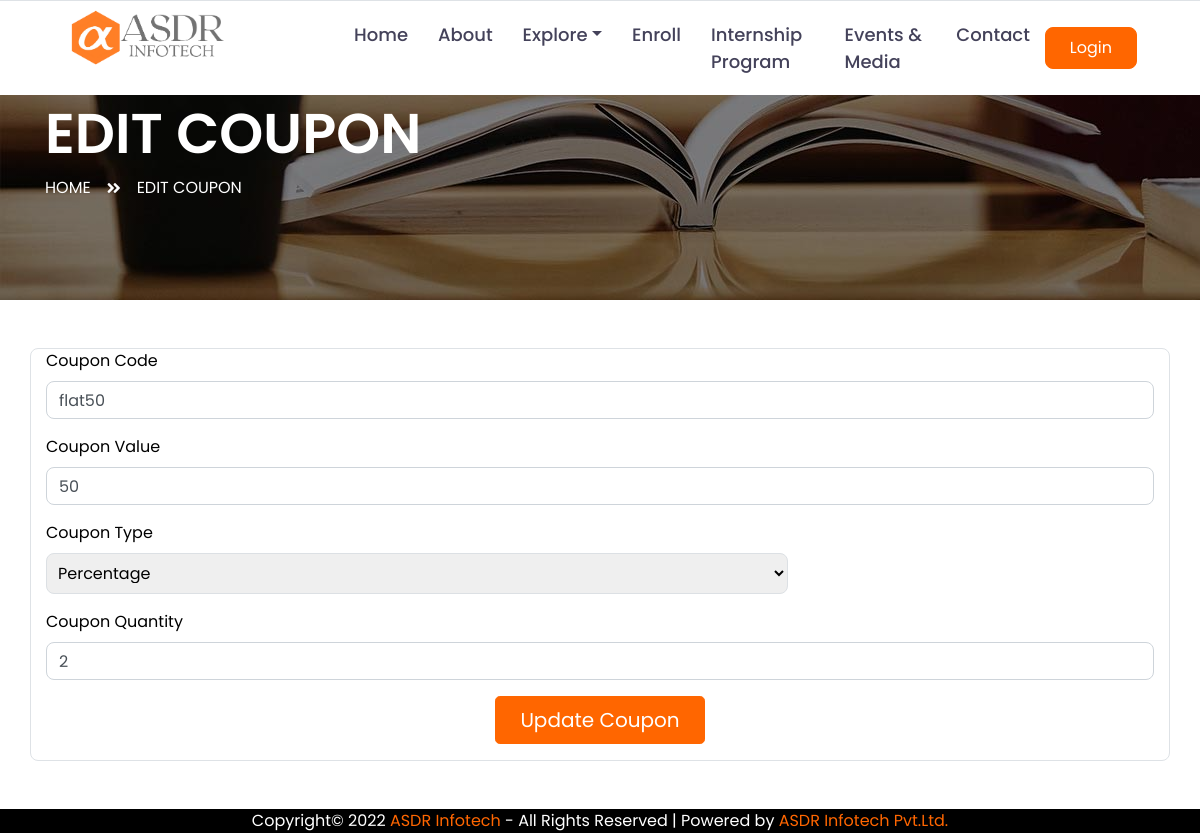
Screenshot of /editCoupon?couponid=1 with the database file from the repository.
### tables this page shows
CREATE TABLE `coupon_master` (
  `coupon_id` int(50) NOT NULL,
  `coupon_code` varchar(50) NOT NULL,
  `coupon_value` int(50) NOT NULL,
  `coupon_type` varchar(20) NOT NULL,
  `coupon_quantity` int(50) NOT NULL,
  `coupon_addedon` timestamp NOT NULL DEFAULT current_timestamp() ON UPDATE current_timestamp()
);

### editCoupon.php (the view, shortened to what this page needs)
<?php
include '_dbConnect.php';
?>
<?php
$user_type = $_SESSION['user_type'] ?? '';
?>
<?php
$couponid = $_GET['couponid']
?>
<!DOCTYPE html>
<html lang="en">
<head>
    <link href="https://cdnjs.cloudflare.com/ajax/libs/font-awesome/5.10.0/css/all.min.css" rel="stylesheet">
    <link href="lib/owlcarousel/assets/owl.carousel.min.css" rel="stylesheet">
    <link href="css/style.css" rel="stylesheet">
</head>
<body>
    <div class="container-fluid">
        <div class="row border-top px-xl-5"
            style="position: fixed; top: 0;width: 100%; z-index: 9999; background-color: white;">
            <div class="col-lg-3 d-none d-lg-block">
                <a href="index"><img src="img/ASDR LOGO.png" style="width: 166px; padding: 3px;"></a>
            </div>
            <div class="col-lg-9">
                <nav class="navbar navbar-expand-lg bg-light navbar-light py-3 py-lg-0 px-0"
                    style="padding-top: 0rem !important; padding-bottom: 0rem !important;">
                    <div class="collapse navbar-collapse justify-content-between" id="navbarCollapse">
                        <div class="navbar-nav py-0">
                            <?php
                            if ($user_type !== 'student' && $user_type !== 'teacher') {
                                echo '
                                <a href="index" class="nav-item nav-link ">Home</a>
                                <a href="about" class="nav-item nav-link ">About</a>
                                <div class="nav-item dropdown">
                                <a class="nav-link dropdown-toggle" href="#" id="coursesDropdown" role="button"
                                    data-toggle="dropdown" aria-haspopup="true" aria-expanded="false">Explore</a>
                            </div>
                            <a href="course" class="nav-item nav-link ">Enroll</a>
                            <a href="internship" class="nav-item nav-link ">Internship Program</a>
                            <a href="gallery" class="nav-item nav-link">Events & Media</a>
                            <a href="contact" class="nav-item nav-link">Contact</a>
                                ';
                            }
                            ?>
                        </div>
                        <?php
                        if (isset($_SESSION['user_id'])) {
                            echo '<a class="btn btn-primary py-2 px-4 ml-auto d-none d-lg-block" href="logout">Logout</a>';
                        } else {
                            echo '<a class="btn btn-primary py-2 px-4 ml-auto d-none d-lg-block" href="#login-modal" data-toggle="modal">Login</a>';
                        }
                        ?>
                    </div>
                </nav>
            </div>
        </div>
    </div>
    <div class="container-fluid page-header">
        <div class="container">
            <div class="d-flex flex-column justify-content-center" style="min-height: 300px">
                <h3 class="display-4 text-white text-uppercase">Edit Coupon</h3>
                <div class="d-inline-flex text-white">
                    <p class="m-0 text-uppercase"><a class="text-white" href="index.html">Home</a></p>
                    <i class="fa fa-angle-double-right pt-1 px-3"></i>
                    <p class="m-0 text-uppercase">Edit Coupon</p>
                </div>
            </div>
        </div>
    </div>
    <div class="container mt-5 mb-5 border rounded">
        <?php
        $selectEventDetails = "select * from coupon_master where coupon_id = '$couponid'";
        $queryselectEventDetails = mysqli_query($conn, $selectEventDetails);
        $row = mysqli_fetch_assoc($queryselectEventDetails);
        $coupon_code = $row['coupon_code'];
        $coupon_value = $row['coupon_value'];
        $coupon_type = $row['coupon_type'];
        $coupon_quantity = $row['coupon_quantity'];
        ?>
        <form action="" method="post">
            <label for="exampleFormControlTextarea1" class="form-label">Coupon
                Code</label>
            <div class="mb-3">
                <input type="text" class="form-control" value="<?php echo $coupon_code ?>" id="coupon_code"
                    name="coupon_code" aria-describedby="emailHelp" required>
            </div>
            <div class="mb-3">
                <label for="exampleFormControlTextarea1" class="form-label">Coupon
                    Value</label>
                <input type="number" class="form-control" value="<?php echo $coupon_value ?>" id="coupon_value"
                    name="coupon_value" aria-describedby="emailHelp" required>
            </div>
            <label for="exampleFormControlTextarea1" class="form-label">Coupon Type</label>
            <div class="mb-3">
                <select class="form-select rounded" name="coupon_type" aria-label="Default select example"
                    style="width: 742px; padding: 7px; border-color: rgb(220,224,228);">
                    <option selected>
                        <?php echo $coupon_type ?>
                    </option>
                </select>
            </div>
            <label for="exampleFormControlTextarea1" class="form-label">Coupon Quantity</label>
            <div class="mb-3">
                <input type="number" class="form-control" value="<?php echo $coupon_quantity ?>" id="coupon_quantity"
                    name="coupon_quantity" aria-describedby="emailHelp" required>
            </div>
            <center><button type="submit" class="btn btn-primary btn-lg px-4 me-md-2 mb-3">Update Coupon</button>
            </center>
        </form>
    </div>
    <div class="container-fluid text-white" style="padding: 0px;  background: black;">
        <center>
            <p style="margin-bottom: 0rem;">Copyright© 2022 <a href="https://asdrinfotech.com/">ASDR Infotech</a> - All
                Rights Reserved | Powered by <a href="https://asdrinfotech.com/">ASDR Infotech Pvt.Ltd.</a></p>
        </center>
    </div>
</body>
</html>

### rows the page displays
coupon_master: coupon_code "flat50", coupon_value "50", coupon_type "Percentage", coupon_quantity "2"
